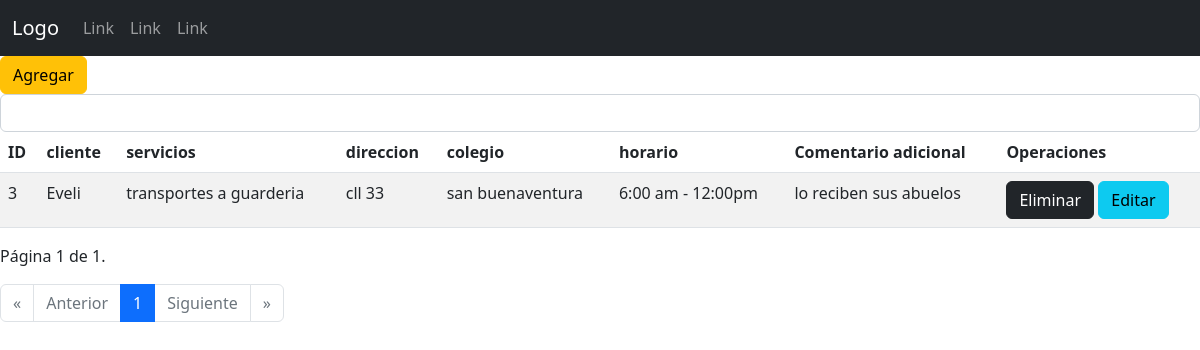
The page /transportes/listarPeticiones/ on the database its author committed.
### transportesEscolaresSena/models.py (models this page shows, shortened)
class Peticiones(models.Model):
    cliente = models.ForeignKey(Cliente,on_delete = models.DO_NOTHING)
    servicios = models.ForeignKey(Servicios,on_delete = models.DO_NOTHING)
    direccion = models.CharField(max_length= 100)
    colegio = models.CharField(max_length= 200)
    horario = models.CharField(max_length= 100)
    comentario_add = models.CharField(max_length= 100, null=True,blank=True)

class Cliente(models.Model):
    nombre = models.CharField(max_length= 100)
    apellido = models.CharField(max_length= 100)
    correo = models.EmailField(max_length= 250, null=True, blank=True)
    direccion = models.CharField(max_length= 100)
    documento = models.IntegerField()
    fecha_nacimiento = models.DateTimeField()
    usuario = models.CharField(max_length=100, default = "u1")
    clave = models.CharField(max_length=254, default = "12345")
    ROLES = (
        ('A', 'Administrador'),
        ('S', 'Supervisor'),
        ('O', 'Operario'),
    )
    rol = models.CharField(max_length=100, choices=ROLES, default='O')
    def __str__(self):
        return f" {self.nombre} "

class Servicios (models.Model):
    nombre = models.CharField(max_length= 100)
    tipo_serv = models.ForeignKey(TiposdeServicios,on_delete = models.DO_NOTHING)
    def __str__(self):
        return f" {self.nombre} "

### transportesEscolaresSena/views.py (the view)
# urls.py: path('listarPeticiones/', views.listarPeticiones, name = "listarPeticiones"),
def listarPeticiones(request):
    p = Peticiones.objects.all()
    paginator = Paginator(p, 3) # Mostrar 3 registros por página...
    page_number = request.GET.get('page')
    p = paginator.get_page(page_number)
    contextoP = {'datosP': p}
    return render(request, 'transportes/login/peticiones/listarPeticiones.html', contextoP)

### transportesEscolaresSena/templates/transportes/login/peticiones/listarPeticiones.html (shortened to what this page needs)
{%extends "transportes/index.html"%}
{% load static %}
    {%block contenedor%}
    <a class="btn btn-warning" href="{% url 'transportes:registrarPeticiones' %}">Agregar</a>
    {%if datosP %}
        <form class="d-flex" role="search" action="{% url 'transportes:buscarPeticiones' %}" method="post">
            <input onkeyup="buscarProducto('{% url 'transportes:buscarPeticiones' %}');" class="form-control" type="search" name="buscar" id="buscar">
        </form>
        <div id="respuesta">
        <table class="table table-striped">
            <thead>
                <tr>
                    <th>ID</th>
                    <th>cliente</th>
                    <th>servicios</th>
                    <th>direccion</th>
                    <th>colegio</th>
                    <th>horario</th>
                    <th>Comentario adicional</th>
                    <th>Operaciones</th>
                </tr>
            </thead>
            <tbody>
                {%for t in datosP %}
                <tr>
                    <td>{{t.id}}</td>
                    <td>{{t.cliente}}</td>
                    <td>{{t.servicios}}</td>
                    <td>{{t.direccion}}</td>
                    <td>{{t.colegio}}</td>
                    <td>{{t.horario}}</td>
                    <td>{{t.comentario_add}}</td>
                    <td>
                        <div class="d-grid gap-2 d-md-block">
                            <a class="btn btn-dark" href="{% url 'transportes:eliminarPeticiones' t.id %}">Eliminar</a>
                            <a class="btn btn-info" href="{% url 'transportes:formularioEditarPeticiones' t.id %}">Editar</a>
                        </div>
                    </td>
                </tr>
                {%endfor%}
            </tbody>
        </table>
        <p>Página {{ datosP.number }} de {{ datosP.paginator.num_pages }}.</p>
        <nav aria-label="...">
            <ul class="pagination">
              <li class="page-item {% if not datosP.has_previous %}disabled{% endif %}">
                <a class="page-link" href="?page=1">&laquo;</a>
              </li>
              <li class="page-item {% if not datosP.has_previous %}disabled{% endif %}">
                <a class="page-link" {% if datosP.has_previous %}href="?page={{ datosP.previous_page_number }}"{% endif %}>Anterior</a>
              </li>
                {% for i in "x"|rjust:datosP.paginator.num_pages|make_list %}
                    <li class="page-item {% if forloop.counter == datosP.number %}active{% endif %}" aria-current="page">
                        <a class="page-link" href="?page={{ forloop.counter }}">{{ forloop.counter }}</a>
                    </li>
                {% endfor %}
              <li class="page-item {% if not datosP.has_next %}disabled{% endif %}">
                <a class="page-link" {% if datosP.has_next %}href="?page={{ datosP.next_page_number }}"{% endif %}>Siguiente</a>
              </li>
              <li class="page-item {% if not datosP.has_next %}disabled{% endif %}">
                <a class="page-link" {% if datosP.has_next %}href="?page={{ datosP.paginator.num_pages }}"{% endif %}>&raquo;</a>
              </li>
            </ul>
          </nav>
    {%else%}
        No hay datos...
    {%endif%}
    {%endblock%}

### rows shown on the page
Peticiones: id "3", cliente "Eveli", servicios "transportes a guarderia", direccion "cll 33", colegio "san buenaventura", horario "6:00 am - 12:00pm", comentario_add "lo reciben sus abuelos"

### other values the page prints
{{ datosP.number }} "1"
{{ datosP.paginator.num_pages }} "1"
